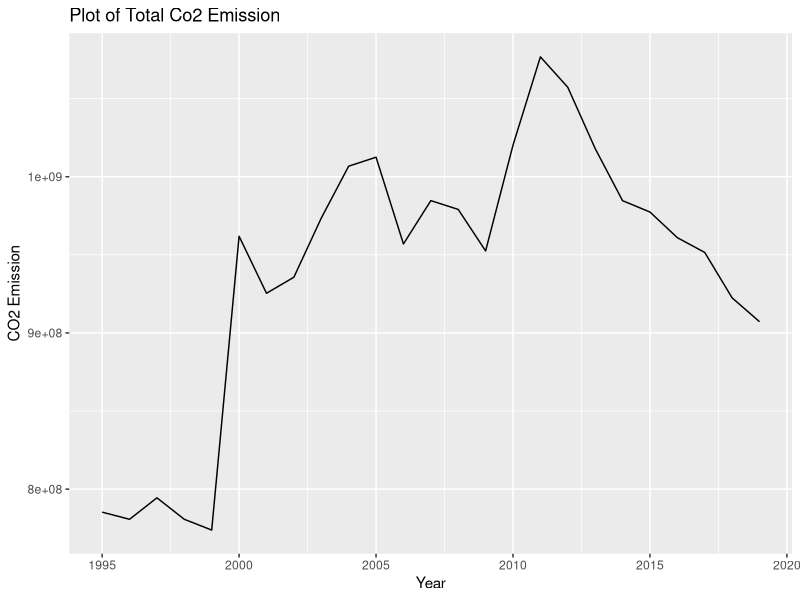
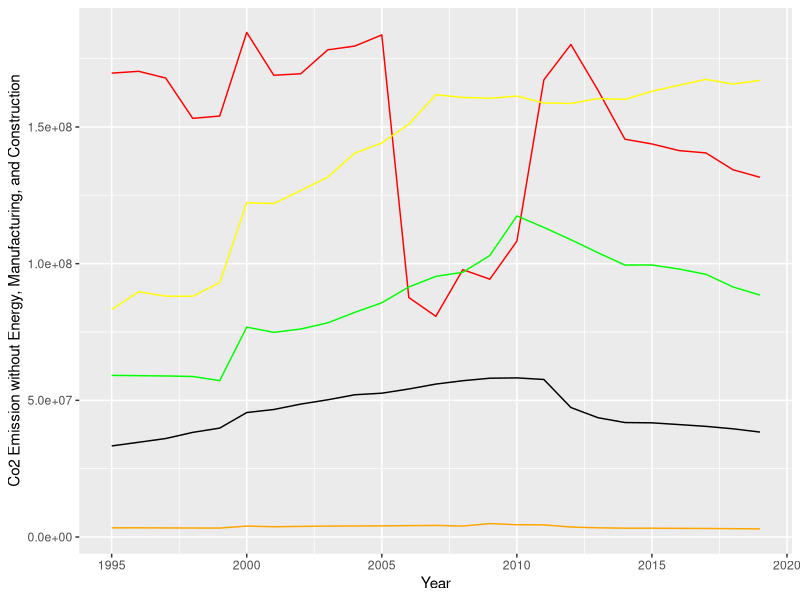
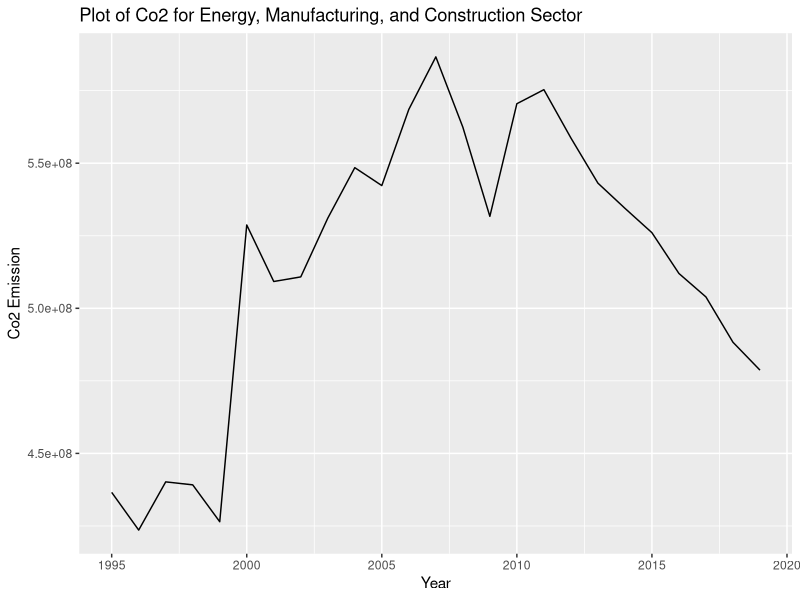
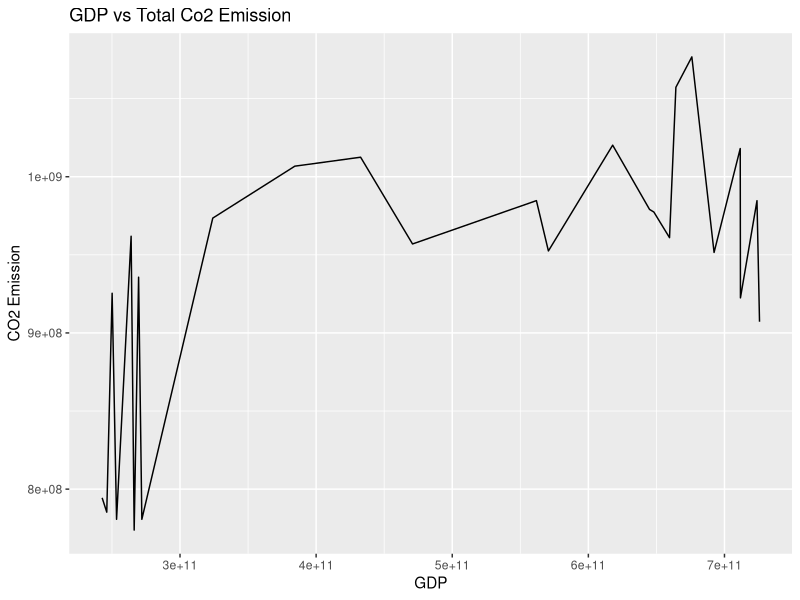
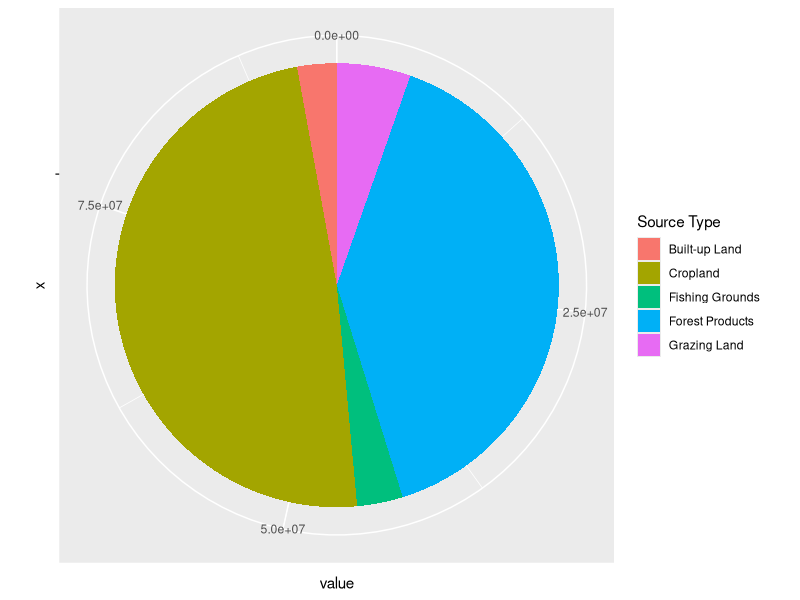
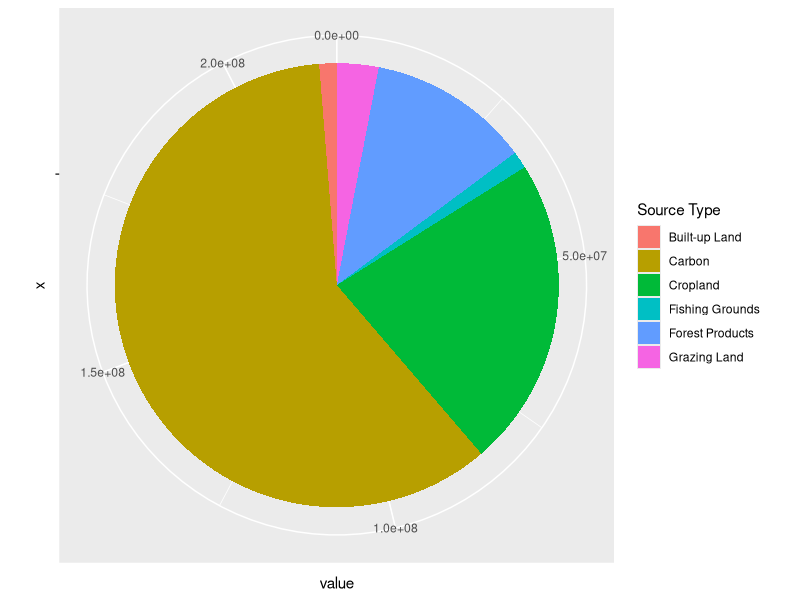
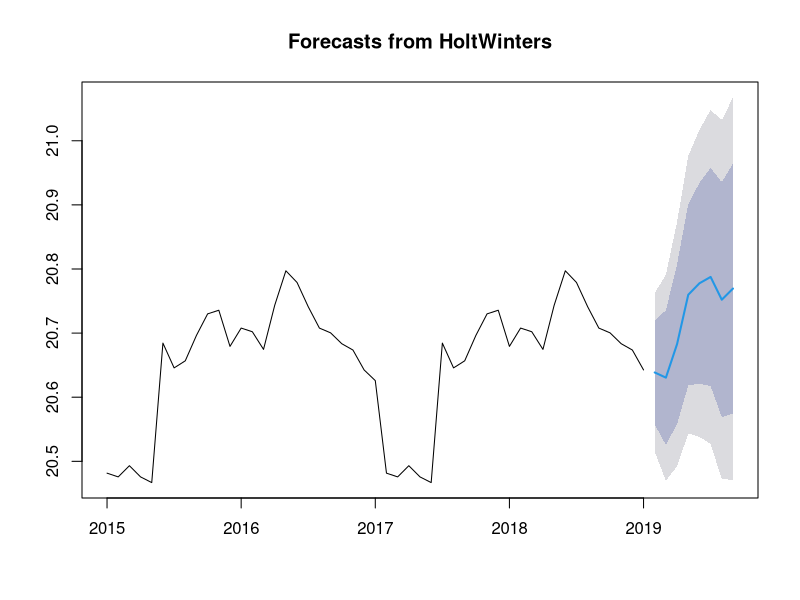

Write R code to recreate these figures, in order. (Note: this script raises an error after producing the figures.)
## ---- chunk 1
knitr::opts_chunk$set(echo = TRUE)
setwd("~/Dropbox/Acturary Case Challenge")
library('readxl')
library(tidyr)
library(ggplot2)
library(tidyverse)
library(leaps)
library(forecast)
## ---- chunk 2
data <- read_excel('Co2_emission.xlsx')


ggplot(data = data, aes(x= Year, y = Total)) + geom_line() + labs(title = "Plot of Total Co2 Emission", x = "Year", y = "CO2 Emission")

sectors_use = ggplot() + geom_line(data = data, aes(x= Year, y = Building.and.Land.Use), color = "red") + geom_line(data = data, aes(x= Year, y = Industrial.Processes.Product.Use), color = "green") + geom_line(data = data, aes(x= Year, y = Other), color = "orange") + geom_line(data = data, aes(x= Year, y = Transport), color = "yellow") + geom_line(data = data, aes(x= Year, y = Waste), color = "black") + xlab('Year') + ylab('Co2 Emission without Energy, Manufacturing, and Construction')
sectors_use

ggplot(data = data, aes(x= Year, y = Energy.Manufacturing.Construction)) + geom_line() + labs(title = "Plot of Co2 for Energy, Manufacturing, and Construction Sector", x = "Year", y = "Co2 Emission")

ggplot(data = data, aes(x= GDP, y = Total)) + geom_line() + labs(title = "GDP vs Total Co2 Emission", x = "GDP", y = "CO2 Emission")

## ---- chunk 3
biocapacity.2018 <- data.frame(
  group = c("Built-up Land", "Cropland", "Fishing Grounds", "Forest Products", "Grazing Land"),
  value = c(2688875, 45444695, 3123090, 37249065, 5024467) 
)
head(biocapacity.2018)
bp <- ggplot(biocapacity.2018, aes(x='', y = value, fill = group)) + geom_bar(width = 1, stat = "identity")

pie <- bp + coord_polar('y', start = 0) + labs(fill = "Source Type")
pie
## ---- chunk 4
ecological.footprint.2018 <- data.frame(
  group = c("Built-up Land", "Carbon", "Cropland", "Fishing Grounds", "Forest Products", "Grazing Land"),
  value = c(2748331, 129814538, 48986767, 2698159, 25529319, 6551660)
)
head(ecological.footprint.2018)
bp <- ggplot(ecological.footprint.2018, aes(x='', y = value, fill = group)) + geom_bar(width = 1, stat = "identity")

pie2 <- bp + coord_polar('y', start = 0) + labs(fill = "Source Type")
pie2
## ---- chunk 5
data1 <- data[21:25,]
y_building = lm(Total~Building.and.Land.Use, data = data1)
summary(y_building)
y_energy = lm(Total~Energy.Manufacturing.Construction, data = data1) 
summary(y_energy)
y_industrial = lm(Total~Industrial.Processes.Product.Use, data = data1) 
summary(y_industrial) 
y_other = lm(Total~Other, data = data1) 
summary(y_other)
y_transport = lm(Total~Transport, data = data1) 
summary(y_transport)
y_waste = lm(Total~Waste, data = data1) 
summary(y_waste)


full_model <- lm(Total~Building.and.Land.Use + Energy.Manufacturing.Construction + Industrial.Processes.Product.Use + Other + Transport + Waste, data = data1)
summary(full_model)

look <- ggplot(data = data1, aes(x= Year, y = Total)) + geom_line() + labs(title = "Plot of Total Co2 Emission 2015-2019", x = "Year", y = "CO2 Emission")
## ---- chunk 6
data2 <- data[c(1:8)]

time_series <- ts(data2$Total, frequency = 12, start = c(2015), end = c(2019))

heel_yeah <- HoltWinters(log(time_series))
heh <- forecast(heel_yeah, h = 8)
plot(heh)
## ---- chunk 7
periodogram(data2$Total)
time_series <- ts(data2$Total, frequency = 3, start = c(2015))
time_series
plot.ts(time_series, main = "Time Series of Total Co2 Emissions", col = "blue")
abline(reg = lm(time_series ~ time(time_series)))
fit <- hw(time_series, seasonal = "additive", 21) 
fitted(fit)
plot.ts(time_series, main = "Smoothed Timeseries of Total Co2 Emissions", col = "green") 
lines(fitted(fit), col = "red")
fit$model
states <- fit$model$states[,1:3]
colnames(states) <- cbind('Level','Trend','Seasonality')
plot(states,col = "blue", main = "Decompostion of time series")
forecast(fit, 1)
plot(forecast(fit, 1), points(x= 2030, y= 691830798, pch = 19, col = "black", cex = 1))
plot(points(x= 2030, y= 691830798, pch = 19, col = "red", cex = 1))
